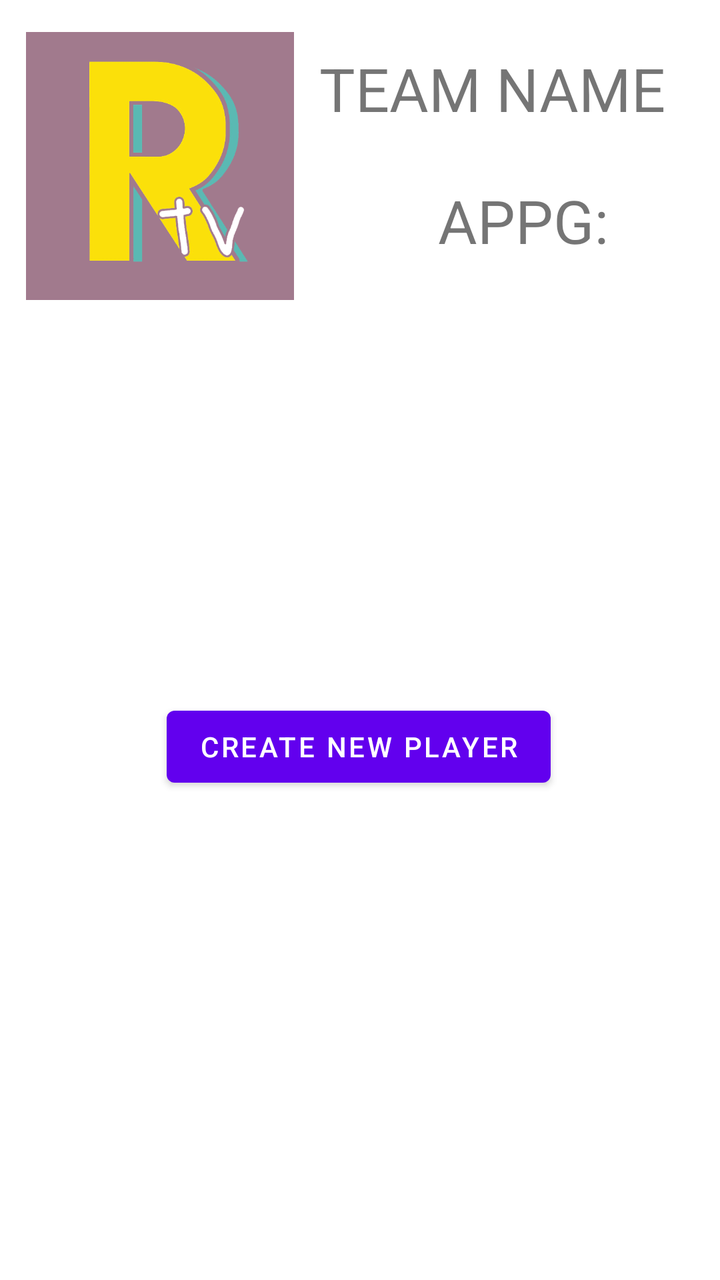
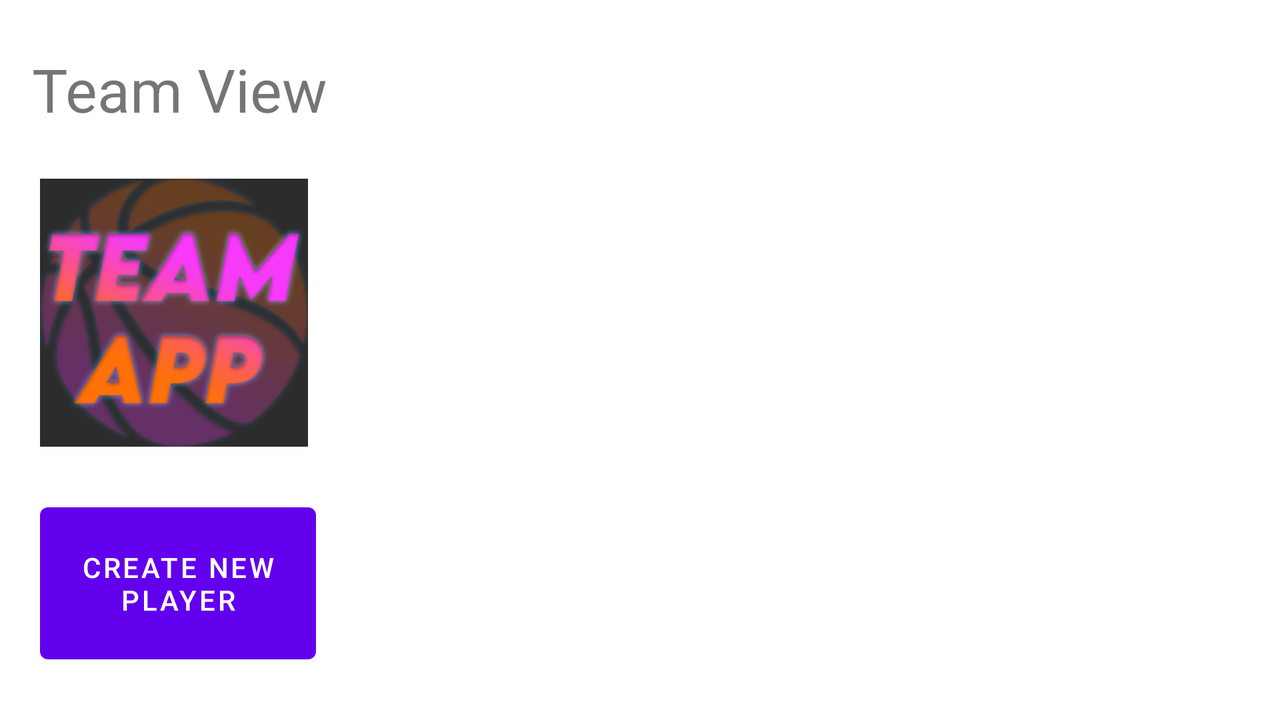

One screen, two layout resources from the same app: the default and the repository's alternative for another configuration. Each is rendered where Android would select it; the XML of both is given below.
<!-- AndroidManifest.xml: application theme Theme.TeamViewApp -->
<!-- res/layout/activity_view_roster.xml -->
<?xml version="1.0" encoding="utf-8"?>
<androidx.constraintlayout.widget.ConstraintLayout xmlns:android="http://schemas.android.com/apk/res/android"
    xmlns:app="http://schemas.android.com/apk/res-auto"
    xmlns:tools="http://schemas.android.com/tools"
    android:layout_width="match_parent"
    android:layout_height="match_parent"
    tools:context=".ViewRosterActivity">

    <Button
        android:id="@+id/createPlayerButton"
        android:layout_width="wrap_content"
        android:layout_height="wrap_content"
        android:layout_marginBottom="32dp"
        android:text="@string/create_new_player_button_label"
        app:layout_constraintBottom_toBottomOf="parent"
        app:layout_constraintEnd_toEndOf="parent"
        app:layout_constraintHorizontal_bias="0.497"
        app:layout_constraintStart_toStartOf="parent"
        app:layout_constraintTop_toBottomOf="@+id/linearLayout"
        app:layout_constraintVertical_bias="0.454" />

    <TextView
        android:id="@+id/textView2"
        android:layout_width="190dp"
        android:layout_height="46dp"
        android:layout_marginTop="24dp"
        android:text="@string/team_name"
        android:textSize="@dimen/header_font_size"
        app:layout_constraintEnd_toEndOf="parent"
        app:layout_constraintHorizontal_bias="0.555"
        app:layout_constraintStart_toEndOf="@+id/imageView"
        app:layout_constraintTop_toTopOf="parent" />

    <ImageView
        android:id="@+id/imageView"
        android:layout_width="134dp"
        android:layout_height="134dp"
        android:layout_marginTop="16dp"
        android:background="@drawable/background"
        android:scaleType="centerInside"
        app:layout_constraintEnd_toEndOf="parent"
        app:layout_constraintHorizontal_bias="0.057"
        app:layout_constraintStart_toStartOf="parent"
        app:layout_constraintTop_toTopOf="parent" />

    <androidx.constraintlayout.widget.Group
        android:id="@+id/group"
        android:layout_width="wrap_content"
        android:layout_height="wrap_content" />

    <TextView
        android:id="@+id/textView"
        android:layout_width="129dp"
        android:layout_height="36dp"
        android:layout_marginStart="52dp"
        android:layout_marginLeft="52dp"
        android:layout_marginTop="20dp"
        android:text="@string/average_points_per_game_label"
        android:textSize="@dimen/header_font_size"
        app:layout_constraintEnd_toEndOf="parent"
        app:layout_constraintHorizontal_bias="0.629"
        app:layout_constraintStart_toEndOf="@+id/imageView"
        app:layout_constraintTop_toBottomOf="@+id/textView2" />

    <LinearLayout
        android:id="@+id/linearLayout"
        android:layout_width="344dp"
        android:layout_height="wrap_content"
        android:layout_marginTop="48dp"
        android:orientation="vertical"
        app:layout_constraintEnd_toEndOf="parent"
        app:layout_constraintHorizontal_bias="0.492"
        app:layout_constraintStart_toStartOf="parent"
        app:layout_constraintTop_toBottomOf="@+id/textView"></LinearLayout>

</androidx.constraintlayout.widget.ConstraintLayout>
<!-- resources referenced by this layout -->
<resources>
  <dimen name="header_font_size">30sp</dimen>
  <!-- drawable background: jpg bitmap (drawable, 44311 bytes) -->
  <string name="average_points_per_game_label">APPG:</string>
  <string name="create_new_player_button_label">Create New Player</string>
  <string name="team_name">TEAM NAME</string>
  <style name="Theme.TeamViewApp" parent="Theme.MaterialComponents.DayNight.DarkActionBar">
          
          <item name="colorPrimary">@color/purple_500</item>
          <item name="colorPrimaryVariant">@color/purple_700</item>
          <item name="colorOnPrimary">@color/white</item>
          
          <item name="colorSecondary">@color/teal_200</item>
          <item name="colorSecondaryVariant">@color/teal_700</item>
          <item name="colorOnSecondary">@color/black</item>
          
          <item name="android:statusBarColor" tools:targetApi="l">?attr/colorPrimaryVariant</item>
          
      </style>
</resources>
<!-- res/layout-land/activity_view_roster.xml (the repository's variant of the layout above) -->
<!-- drawn on the phone turned sideways -->
<?xml version="1.0" encoding="utf-8"?>
<androidx.constraintlayout.widget.ConstraintLayout xmlns:android="http://schemas.android.com/apk/res/android"
    xmlns:app="http://schemas.android.com/apk/res-auto"
    xmlns:tools="http://schemas.android.com/tools"
    android:layout_width="match_parent"
    android:layout_height="match_parent"
    tools:context=".ViewRosterActivity">

    <ImageView
        android:id="@+id/imageView"
        android:layout_width="134dp"
        android:layout_height="134dp"
        android:layout_marginStart="20dp"
        android:layout_marginLeft="20dp"
        android:background="@drawable/logo"
        android:scaleType="centerInside"
        app:layout_constraintBottom_toTopOf="@+id/createPlayerButton"
        app:layout_constraintStart_toStartOf="parent"
        app:layout_constraintTop_toBottomOf="@+id/textView2" />

    <Button
        android:id="@+id/createPlayerButton"
        android:layout_width="138dp"
        android:layout_height="88dp"
        android:layout_marginStart="20dp"
        android:layout_marginLeft="20dp"
        android:text="@string/create_new_player_button_label"
        app:layout_constraintBottom_toBottomOf="parent"
        app:layout_constraintStart_toStartOf="parent"
        app:layout_constraintTop_toBottomOf="@+id/imageView" />

    <TextView
        android:id="@+id/textView2"
        android:layout_width="wrap_content"
        android:layout_height="wrap_content"
        android:layout_marginStart="16dp"
        android:layout_marginLeft="16dp"
        android:text="Team View"
        android:textSize="@dimen/header_font_size"
        app:layout_constraintBottom_toTopOf="@+id/imageView"
        app:layout_constraintStart_toStartOf="parent"
        app:layout_constraintTop_toTopOf="parent" />

    <androidx.constraintlayout.widget.Group
        android:id="@+id/group"
        android:layout_width="wrap_content"
        android:layout_height="wrap_content" />

    <androidx.recyclerview.widget.RecyclerView
        android:id="@+id/verticalRecyclerView"
        android:layout_margin="10dp"
        android:layout_width="529dp"
        android:layout_height="match_parent"
        android:layout_marginEnd="16dp"
        android:layout_marginRight="16dp"
        android:maxHeight="550dp"
        android:minHeight="200dp"
        app:layoutManager="androidx.recyclerview.widget.GridLayoutManager"
        app:layout_constraintBottom_toBottomOf="parent"
        app:layout_constraintEnd_toEndOf="parent"
        app:layout_constraintTop_toTopOf="parent"
        app:spanCount="2" />

</androidx.constraintlayout.widget.ConstraintLayout>
<!-- resources referenced by the variant -->
<!-- as the phone turned sideways resolves them -->
<resources>
  <dimen name="header_font_size">30sp</dimen>
  <!-- drawable logo: png bitmap (drawable-v24, 147125 bytes) -->
  <string name="create_new_player_button_label">Create New Player</string>
  <style name="Theme.TeamViewApp" parent="Theme.MaterialComponents.DayNight.DarkActionBar">
          
          <item name="colorPrimary">@color/purple_500</item>
          <item name="colorPrimaryVariant">@color/purple_700</item>
          <item name="colorOnPrimary">@color/white</item>
          
          <item name="colorSecondary">@color/teal_200</item>
          <item name="colorSecondaryVariant">@color/teal_700</item>
          <item name="colorOnSecondary">@color/black</item>
          
          <item name="android:statusBarColor" tools:targetApi="l">?attr/colorPrimaryVariant</item>
          
      </style>
</resources>
